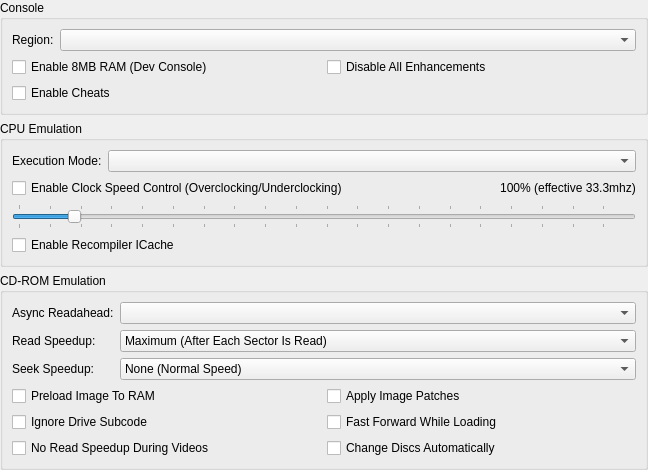
<?xml version="1.0" encoding="UTF-8"?>
<ui version="4.0">
 <class>ConsoleSettingsWidget</class>
 <widget class="QWidget" name="ConsoleSettingsWidget">
  <property name="geometry">
   <rect>
    <x>0</x>
    <y>0</y>
    <width>648</width>
    <height>456</height>
   </rect>
  </property>
  <layout class="QVBoxLayout" name="verticalLayout">
   <property name="leftMargin">
    <number>0</number>
   </property>
   <property name="topMargin">
    <number>0</number>
   </property>
   <property name="rightMargin">
    <number>0</number>
   </property>
   <property name="bottomMargin">
    <number>0</number>
   </property>
   <item>
    <widget class="QGroupBox" name="groupBox">
     <property name="title">
      <string>Console</string>
     </property>
     <layout class="QFormLayout" name="formLayout">
      <item row="0" column="0">
       <widget class="QLabel" name="label">
        <property name="text">
         <string>Region:</string>
        </property>
       </widget>
      </item>
      <item row="0" column="1">
       <widget class="QComboBox" name="region"/>
      </item>
      <item row="1" column="0" colspan="2">
       <layout class="QGridLayout" name="gridLayout_2">
        <item row="0" column="1">
         <widget class="QCheckBox" name="disableAllEnhancements">
          <property name="text">
           <string>Disable All Enhancements</string>
          </property>
         </widget>
        </item>
        <item row="0" column="0">
         <widget class="QCheckBox" name="enable8MBRAM">
          <property name="text">
           <string>Enable 8MB RAM (Dev Console)</string>
          </property>
         </widget>
        </item>
        <item row="1" column="0">
         <widget class="QCheckBox" name="enableCheats">
          <property name="text">
           <string>Enable Cheats</string>
          </property>
         </widget>
        </item>
       </layout>
      </item>
     </layout>
    </widget>
   </item>
   <item>
    <widget class="QGroupBox" name="groupBox_2">
     <property name="title">
      <string>CPU Emulation</string>
     </property>
     <layout class="QFormLayout" name="formLayout_3">
      <item row="0" column="0">
       <widget class="QLabel" name="cpuExecutionModeLabel">
        <property name="text">
         <string>Execution Mode:</string>
        </property>
       </widget>
      </item>
      <item row="0" column="1">
       <widget class="QComboBox" name="cpuExecutionMode"/>
      </item>
      <item row="1" column="0" colspan="2">
       <layout class="QVBoxLayout" name="verticalLayout_2">
        <item>
         <layout class="QHBoxLayout" name="horizontalLayout">
          <item>
           <widget class="QCheckBox" name="enableCPUClockSpeedControl">
            <property name="text">
             <string>Enable Clock Speed Control (Overclocking/Underclocking)</string>
            </property>
           </widget>
          </item>
          <item>
           <spacer name="horizontalSpacer">
            <property name="orientation">
             <enum>Qt::Horizontal</enum>
            </property>
            <property name="sizeHint" stdset="0">
             <size>
              <width>40</width>
              <height>20</height>
             </size>
            </property>
           </spacer>
          </item>
          <item>
           <widget class="QLabel" name="cpuClockSpeedLabel">
            <property name="text">
             <string>100% (effective 33.3mhz)</string>
            </property>
            <property name="alignment">
             <set>Qt::AlignCenter</set>
            </property>
           </widget>
          </item>
         </layout>
        </item>
        <item>
         <widget class="QSlider" name="cpuClockSpeed">
          <property name="minimum">
           <number>10</number>
          </property>
          <property name="maximum">
           <number>1000</number>
          </property>
          <property name="value">
           <number>100</number>
          </property>
          <property name="orientation">
           <enum>Qt::Horizontal</enum>
          </property>
          <property name="tickPosition">
           <enum>QSlider::TicksBothSides</enum>
          </property>
          <property name="tickInterval">
           <number>50</number>
          </property>
         </widget>
        </item>
       </layout>
      </item>
      <item row="2" column="0" colspan="2">
       <widget class="QCheckBox" name="recompilerICache">
        <property name="text">
         <string>Enable Recompiler ICache</string>
        </property>
       </widget>
      </item>
     </layout>
    </widget>
   </item>
   <item>
    <widget class="QGroupBox" name="groupBox_4">
     <property name="title">
      <string>CD-ROM Emulation</string>
     </property>
     <layout class="QFormLayout" name="formLayout_4">
      <item row="0" column="1">
       <widget class="QComboBox" name="cdromReadaheadSectors"/>
      </item>
      <item row="1" column="0">
       <widget class="QLabel" name="label_2">
        <property name="text">
         <string>Read Speedup:</string>
        </property>
       </widget>
      </item>
      <item row="1" column="1">
       <widget class="QComboBox" name="cdromReadSpeedup">
        <item>
         <property name="text">
          <string>Maximum (After Each Sector Is Read)</string>
         </property>
        </item>
        <item>
         <property name="text">
          <string>None (Double Speed)</string>
         </property>
        </item>
        <item>
         <property name="text">
          <string>2x (Quad Speed)</string>
         </property>
        </item>
        <item>
         <property name="text">
          <string>3x (6x Speed)</string>
         </property>
        </item>
        <item>
         <property name="text">
          <string>4x (8x Speed)</string>
         </property>
        </item>
        <item>
         <property name="text">
          <string>5x (10x Speed)</string>
         </property>
        </item>
        <item>
         <property name="text">
          <string>6x (12x Speed)</string>
         </property>
        </item>
        <item>
         <property name="text">
          <string>7x (14x Speed)</string>
         </property>
        </item>
        <item>
         <property name="text">
          <string>8x (16x Speed)</string>
         </property>
        </item>
        <item>
         <property name="text">
          <string>9x (18x Speed)</string>
         </property>
        </item>
        <item>
         <property name="text">
          <string>10x (20x Speed)</string>
         </property>
        </item>
       </widget>
      </item>
      <item row="2" column="0">
       <widget class="QLabel" name="label_5">
        <property name="text">
         <string>Seek Speedup:</string>
        </property>
       </widget>
      </item>
      <item row="2" column="1">
       <widget class="QComboBox" name="cdromSeekSpeedup">
        <property name="currentIndex">
         <number>1</number>
        </property>
        <item>
         <property name="text">
          <string>Infinite/Instantaneous</string>
         </property>
        </item>
        <item>
         <property name="text">
          <string>None (Normal Speed)</string>
         </property>
        </item>
        <item>
         <property name="text">
          <string>2x</string>
         </property>
        </item>
        <item>
         <property name="text">
          <string>3x</string>
         </property>
        </item>
        <item>
         <property name="text">
          <string>4x</string>
         </property>
        </item>
        <item>
         <property name="text">
          <string>5x</string>
         </property>
        </item>
        <item>
         <property name="text">
          <string>6x</string>
         </property>
        </item>
        <item>
         <property name="text">
          <string>7x</string>
         </property>
        </item>
        <item>
         <property name="text">
          <string>8x</string>
         </property>
        </item>
        <item>
         <property name="text">
          <string>9x</string>
         </property>
        </item>
        <item>
         <property name="text">
          <string>10x</string>
         </property>
        </item>
       </widget>
      </item>
      <item row="3" column="0" colspan="2">
       <layout class="QGridLayout" name="gridLayout">
        <item row="0" column="0">
         <widget class="QCheckBox" name="cdromLoadImageToRAM">
          <property name="text">
           <string>Preload Image To RAM</string>
          </property>
         </widget>
        </item>
        <item row="0" column="1">
         <widget class="QCheckBox" name="cdromLoadImagePatches">
          <property name="text">
           <string>Apply Image Patches</string>
          </property>
         </widget>
        </item>
        <item row="1" column="0">
         <widget class="QCheckBox" name="cdromIgnoreDriveSubcode">
          <property name="text">
           <string>Ignore Drive Subcode</string>
          </property>
         </widget>
        </item>
        <item row="1" column="1">
         <widget class="QCheckBox" name="cdromFastForwardLoading">
          <property name="text">
           <string>Fast Forward While Loading</string>
          </property>
         </widget>
        </item>
        <item row="2" column="0">
         <widget class="QCheckBox" name="cdromDisableSpeedupOnMDEC">
          <property name="text">
           <string>No Read Speedup During Videos</string>
          </property>
         </widget>
        </item>
        <item row="2" column="1">
         <widget class="QCheckBox" name="cdromAutoDiscChange">
          <property name="text">
           <string>Change Discs Automatically</string>
          </property>
         </widget>
        </item>
       </layout>
      </item>
      <item row="0" column="0">
       <widget class="QLabel" name="label_6">
        <property name="text">
         <string>Async Readahead:</string>
        </property>
       </widget>
      </item>
     </layout>
    </widget>
   </item>
   <item>
    <spacer name="verticalSpacer">
     <property name="orientation">
      <enum>Qt::Vertical</enum>
     </property>
     <property name="sizeHint" stdset="0">
      <size>
       <width>20</width>
       <height>40</height>
      </size>
     </property>
    </spacer>
   </item>
  </layout>
 </widget>
 <resources>
  <include location="resources/resources.qrc"/>
 </resources>
 <connections/>
</ui>
